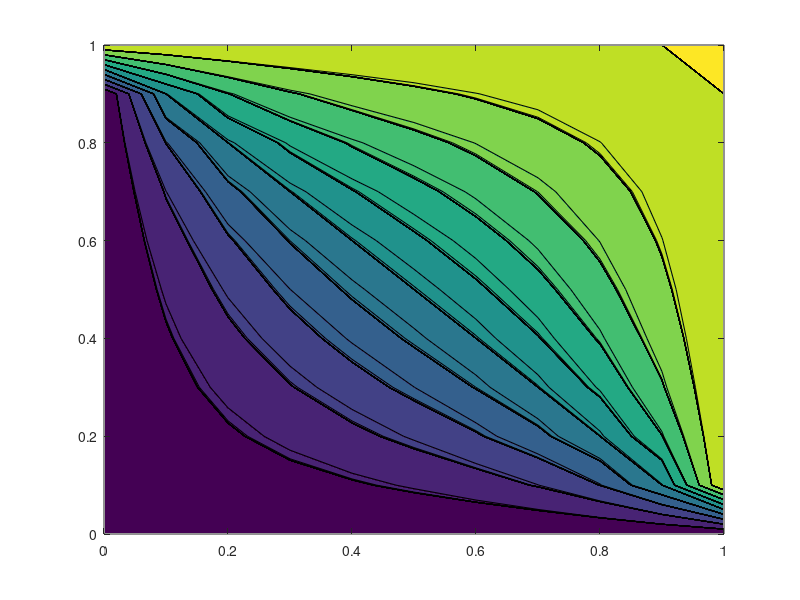

This figure's MATLAB source: (Note: this script raises an error after producing the figure.)
clc;
close all
clear all;



R1=dlmread('res10.000000.txt');
x=0:0.1:1;
y=0:0.1:1;
[X,Y] = meshgrid(x,y)
contourf(X,Y,R1,0:0.1:1)
hold on;
pause(2)


R2=dlmread('res20.000000.txt');
x=0:0.1:1;
y=0:0.1:1;
[X,Y] = meshgrid(x,y)
contourf(X,Y,R2,0:0.1:1)
hold on;
pause(2)


R3=dlmread('res30.000000.txt');
x=0:0.1:1;
y=0:0.1:1;
[X,Y] = meshgrid(x,y)
contourf(X,Y,R3,0:0.1:1)
hold on;
pause(1)


R4=dlmread('res40.000000.txt');
x=0:0.1:1;
y=0:0.1:1;
[X,Y] = meshgrid(x,y)
contourf(X,Y,R4,0:0.1:1)
hold on;
pause(1)

R5=dlmread('res50.000000.txt');
x=0:0.1:1;
y=0:0.1:1;
[X,Y] = meshgrid(x,y)
contourf(X,Y,R5,0:0.1:1)
hold on;
pause(1)

R6=dlmread('res60.000000.txt');
x=0:0.1:1;
y=0:0.1:1;
[X,Y] = meshgrid(x,y)
contourf(X,Y,R6,0:0.1:1)
hold on;
pause(1)

R8=dlmread('res80.000000.txt');
x=0:0.1:1;
y=0:0.1:1;
[X,Y] = meshgrid(x,y)
contourf(X,Y,R8,0:0.1:1)
hold on;
pause(1)

R9=dlmread('res90.000000.txt');
x=0:0.1:1;
y=0:0.1:1;
[X,Y] = meshgrid(x,y)
contourf(X,Y,R9,0:0.1:1)
hold on;
pause(1)

R10=dlmread('res100.000000.txt');
x=0:0.1:1;
y=0:0.1:1;
[X,Y] = meshgrid(x,y)
contourf(X,Y,R10,0:0.1:1)
hold on;
pause(1)

R11=dlmread('res110.000000.txt');
x=0:0.1:1;
y=0:0.1:1;
[X,Y] = meshgrid(x,y)
contourf(X,Y,R11,0:0.1:1)
hold on;
pause(1)

R12=dlmread('res120.000000.txt');
x=0:0.1:1;
y=0:0.1:1;
[X,Y] = meshgrid(x,y)
contourf(X,Y,R12,0:0.1:1)
hold on;
pause(1)

R13=dlmread('res130.000000.txt');
x=0:0.1:1;
y=0:0.1:1;
[X,Y] = meshgrid(x,y)
contourf(X,Y,R13,0:0.1:1)
hold on;
pause(1)

R15=dlmread('res150.000000.txt');
x=0:0.1:1;
y=0:0.1:1;
[X,Y] = meshgrid(x,y)
contourf(X,Y,R15,0:0.1:1)
hold on;
pause(1)

R16=dlmread('res160.000000.txt');
x=0:0.1:1;
y=0:0.1:1;
[X,Y] = meshgrid(x,y)
contourf(X,Y,R16,0:0.1:1)
hold on;
pause(1)

R17=dlmread('res170.000000.txt');
x=0:0.1:1;
y=0:0.1:1;
[X,Y] = meshgrid(x,y)
contourf(X,Y,R17,0:0.1:1)
hold on;
pause(1)

R18=dlmread('res180.000000.txt');
x=0:0.1:1;
y=0:0.1:1;
[X,Y] = meshgrid(x,y)
contourf(X,Y,R18,0:0.1:1)
hold on;
pause(1)

R19=dlmread('res190.000000.txt');
x=0:0.1:1;
y=0:0.1:1;
[X,Y] = meshgrid(x,y)
contourf(X,Y,R19,0:0.1:1)
hold on;
pause(1)

R20=dlmread('res200.000000.txt');
x=0:0.1:1;
y=0:0.1:1;
[X,Y] = meshgrid(x,y)
contourf(X,Y,R20,0:0.1:1)
hold on;
pause(1)

R21=dlmread('res210.000000.txt');
x=0:0.1:1;
y=0:0.1:1;
[X,Y] = meshgrid(x,y)
contourf(X,Y,R21,0:0.1:1)
hold on;
pause(1)

R22=dlmread('res220.000000.txt');
x=0:0.1:1;
y=0:0.1:1;
[X,Y] = meshgrid(x,y)
contourf(X,Y,R22,0:0.1:1)
hold on;
pause(1)

R24=dlmread('res240.000000.txt');
x=0:0.1:1;
y=0:0.1:1;
[X,Y] = meshgrid(x,y)
contourf(X,Y,R24,0:0.1:1)
hold on;
pause(1)

R25=dlmread('res250.000000.txt');
x=0:0.1:1;
y=0:0.1:1;
[X,Y] = meshgrid(x,y)
contourf(X,Y,R25,0:0.1:1)
hold on;
pause(1)

R26=dlmread('res260.000000.txt');
x=0:0.1:1;
y=0:0.1:1;
[X,Y] = meshgrid(x,y)
contourf(X,Y,R26,0:0.1:1)
hold on;
pause(1)

R27=dlmread('res270.000000.txt');
x=0:0.1:1;
y=0:0.1:1;
[X,Y] = meshgrid(x,y)
contourf(X,Y,R27,0:0.1:1)
hold on;
pause(1)

R30=dlmread('res300.000000.txt');
x=0:0.1:1;
y=0:0.1:1;
[X,Y] = meshgrid(x,y)
contourf(X,Y,R30,0:0.1:1)
hold on;
pause(1)

R31=dlmread('res310.000000.txt');
x=0:0.1:1;
y=0:0.1:1;
[X,Y] = meshgrid(x,y)
contourf(X,Y,R31,0:0.1:1)
hold on;
pause(1)

R32=dlmread('res320.000000.txt');
x=0:0.1:1;
y=0:0.1:1;
[X,Y] = meshgrid(x,y)
contourf(X,Y,R32,0:0.1:1)
hold on;
pause(1)

R33=dlmread('res330.000000.txt');
x=0:0.1:1;
y=0:0.1:1;
[X,Y] = meshgrid(x,y)
contourf(X,Y,R33,0:0.1:1)
hold on;
pause(1)

R34=dlmread('res340.000000.txt');
x=0:0.1:1;
y=0:0.1:1;
[X,Y] = meshgrid(x,y)
contourf(X,Y,R34,0:0.1:1)
hold on;
pause(1)

R35=dlmread('res350.000000.txt');
x=0:0.1:1;
y=0:0.1:1;
[X,Y] = meshgrid(x,y)
contourf(X,Y,R35,0:0.1:1)
hold on;
pause(1)

R36=dlmread('res360.000000.txt');
x=0:0.1:1;
y=0:0.1:1;
[X,Y] = meshgrid(x,y)
contourf(X,Y,R36,0:0.1:1)
hold on;
pause(1)

R37=dlmread('res370.000000.txt');
x=0:0.1:1;
y=0:0.1:1;
[X,Y] = meshgrid(x,y)
contourf(X,Y,R37,0:0.1:1)
hold on;
pause(1)

R38=dlmread('res380.000000.txt');
x=0:0.1:1;
y=0:0.1:1;
[X,Y] = meshgrid(x,y)
contourf(X,Y,R38,0:0.1:1)
hold on;
pause(1)

R39=dlmread('res390.000000.txt');
x=0:0.1:1;
y=0:0.1:1;
[X,Y] = meshgrid(x,y)
contourf(X,Y,R39,0:0.1:1)
hold on;
pause(1)

R40=dlmread('res400.000000.txt');
x=0:0.1:1;
y=0:0.1:1;
[X,Y] = meshgrid(x,y)
contourf(X,Y,R40,0:0.1:1)
hold on;
pause(1)

R42=dlmread('res420.000000.txt');
x=0:0.1:1;
y=0:0.1:1;
[X,Y] = meshgrid(x,y)
contourf(X,Y,R42,0:0.1:1)
hold on;
pause(1)

R43=dlmread('res430.000000.txt');
x=0:0.1:1;
y=0:0.1:1;
[X,Y] = meshgrid(x,y)
contourf(X,Y,R43,0:0.1:1)
hold on;
pause(1)

R44=dlmread('res440.000000.txt');
x=0:0.1:1;
y=0:0.1:1;
[X,Y] = meshgrid(x,y)
contourf(X,Y,R44,0:0.1:1)
hold on;
pause(1)

R45=dlmread('res450.000000.txt');
x=0:0.1:1;
y=0:0.1:1;
[X,Y] = meshgrid(x,y)
contourf(X,Y,R45,0:0.1:1)
hold on;
pause(1)

R47=dlmread('res470.000000.txt');
x=0:0.1:1;
y=0:0.1:1;
[X,Y] = meshgrid(x,y)
contourf(X,Y,R47,0:0.1:1)
hold on;
pause(1)

R48=dlmread('res480.000000.txt');
x=0:0.1:1;
y=0:0.1:1;
[X,Y] = meshgrid(x,y)
contourf(X,Y,R48,0:0.1:1)
hold on;
pause(1)

R49=dlmread('res490.000000.txt');
x=0:0.1:1;
y=0:0.1:1;
[X,Y] = meshgrid(x,y)
contourf(X,Y,R49,0:0.1:1)
hold on;
figure;

